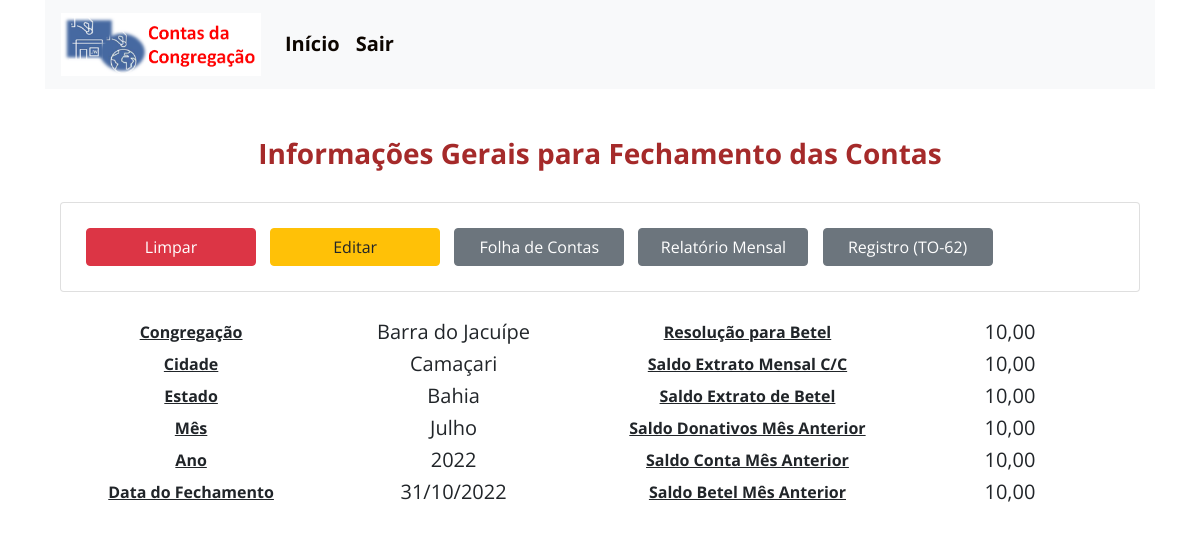
/view_gerais_contas/ (signed in), run on the app's committed database.
### contas/models.py (models this page shows)
class Gerais(models.Model):
    congregação = models.CharField(max_length=60, blank=True, null=True)
    cidade = models.CharField(max_length=60, blank=True, null=True)
    estado = models.CharField(max_length=60, blank=True, null=True)
    mês = models.CharField(max_length=60, blank=True, null=True)
    ano = models.CharField(max_length=60, blank=True, null=True)
    data_do_Fechamento = models.DateField(blank=True, null=True,)
    saldo_Final_do_Extrato_Mensal = models.DecimalField(blank=True, null=True, max_digits = 10, decimal_places = 2)
    remessa_Enviada_para_Betel_Resolução = models.DecimalField(blank=True, null=True, max_digits = 10, decimal_places = 2)
    saldo_Final_do_Extrato_de_Betel = models.DecimalField(blank=True, null=True, max_digits = 10, decimal_places = 2)
    saldo_Final_dos_Donativos_Mês_Anterior = models.DecimalField(blank=True, null=True, max_digits = 10, decimal_places = 2)
    saldo_Final_da_Conta_Bancária_Mês_Anterior = models.DecimalField(blank=True, null=True, max_digits = 10, decimal_places = 2)
    saldo_Final_da_Conta_em_Betel_Mês_Anterior = models.DecimalField(blank=True, null=True, max_digits = 10, decimal_places = 2)

### contas/views.py (the view)
# urls.py: path('view_gerais_contas/', views.view_gerais_contas),
@login_required
def view_gerais_contas(request):
    gerais = Gerais.objects.all()
    return render(request, 'cp/view_gerais_contas.html', {'gerais': gerais})

### templates/cp/view_gerais_contas.html (shortened to what this page needs)
{% extends 'base.html' %}
{% block content %}
{% load static %}
<br>
<div class="container">
<h3 style="text-align:center;">Informações Gerais para Fechamento das Contas</h3>
<br>
<div class="row">
<div class="col-sm-12">
  <div class="card">
         <div class="card-body">
            {% if gerais %}
                <a id="registro_b" href="/deletar_gerais_contas" class="btn btn-danger">Limpar</a>
             {% else %}
               <a id="registro_b" href="/add_gerais_contas" class="btn btn-success">Inserir</a>
              {% endif %}
              {% for a in gerais %}
             <a id="registro_b"href="/editar_gerais_contas/{{a.id}}" class="btn btn-warning">Editar</a>
              {% endfor %}
                <a id="registro_b"href="/contas"  class="btn btn-secondary">Folha de Contas</a></span>
                <a id="registro_b"href="/relatório_mensal"  class="btn btn-secondary">Relatório Mensal</a>
                <a id="registro_b"href="/registro" class="btn btn-secondary">Registro (TO-62)</a>
               </div>
      </div>
      </div>
 </div>
  <br>
  <div class="row">
 <div class="col-md-6">
    <table id="tabela_view_gerais">
      <tbody>
           <tr>
           <th>Congregação</th>
           {% for a in gerais %}
           <td>{{ a.congregação|default_if_none:"&nbsp;" }}</td>
           {% endfor %}
        </tr>
           <th>Cidade</th>
           {% for a in gerais %}
           <td>{{ a.cidade|default_if_none:"&nbsp;" }}</td>
           {% endfor %}
           <tr>
           <th>Estado</th>
           {% for a in gerais %}
           <td>{{ a.estado|default_if_none:"&nbsp;" }}</td>
           {% endfor %}
        </tr>
           <tr>
           <th>Mês</th>
           {% for a in gerais %}
           <td>{{ a.mês|default_if_none:"&nbsp;" }}</td>
           {% endfor %}
        </tr>
           <tr>
           <th>Ano</th>
           {% for a in gerais %}
           <td>{{ a.ano|default_if_none:"&nbsp;" }}</td>
           {% endfor %}
        </tr>
           <tr>
           <th>Data do Fechamento</th>
           {% for a in gerais %}
           <td>{{ a.data_do_Fechamento|date:'d/m/Y' }}</td>
           {% endfor %}
        </tr>
    </tbody>
   </table>
</div>
<div class="col-md-6">
   <table id="tabela_view_gerais">
      <tbody>
        <tr>
         <th>Resolução para Betel</th>
         {% for a in gerais %}
         <td>{{ a.remessa_Enviada_para_Betel_Resolução|default_if_none:"&nbsp;" }}</td>
         {% endfor %}
      </tr>
           <tr>
            <th>Saldo Extrato Mensal C/C</th>
           {% for a in gerais %}
           <td>{{ a.saldo_Final_do_Extrato_Mensal|default_if_none:"&nbsp;" }}</td>
           {% endfor %}
        </tr>
           <tr>
           <th>Saldo Extrato de Betel</th>
           {% for a in gerais %}
           <td>{{ a.saldo_Final_do_Extrato_de_Betel|default_if_none:"&nbsp;" }}</td>
           {% endfor %}
        </tr>
           <tr>
           <th>Saldo Donativos Mês Anterior</th>
           {% for a in gerais %}
           <td>{{ a.saldo_Final_dos_Donativos_Mês_Anterior|default_if_none:"&nbsp;" }}</td>
           {% endfor %}
        </tr>
           <tr>
           <th>Saldo Conta Mês Anterior</th>
           {% for a in gerais %}
           <td>{{ a.saldo_Final_da_Conta_Bancária_Mês_Anterior|default_if_none:"&nbsp;" }}</td>
           {% endfor %}
            </tr>
           <tr>
           <th>Saldo Betel Mês Anterior</th>
           {% for a in gerais %}
           <td>{{ a.saldo_Final_da_Conta_em_Betel_Mês_Anterior|default_if_none:"&nbsp;" }}</td>
           {% endfor %}
          </tr>
         </tbody>
      </table>
 </div>
</div>
</div>
</div>
{% endblock %}

### templates/base.html (shortened to what this page needs)
{% load static %}
<!DOCTYPE html>
<html lang="pt-br">
  <head>
    <link rel="stylesheet" href="https://stackpath.bootstrapcdn.com/bootstrap/4.1.3/css/bootstrap.min.css">
    <link rel="stylesheet" href="https://fonts.sandbox.google.com/css2?family=Material+Symbols+Outlined:opsz,wght,FILL,GRAD@48,400,0,0" />
    <link rel="stylesheet" type="text/css" href="{% static 'css/style.css' %}">
    <link rel="stylesheet" type="text/js" href="{% static 'js/scripts.js' %}">
  </head>
  <div class="container">
    <nav class="navbar navbar-expand-lg navbar-light bg-light">
      <a class="navbar-brand" href="/"
      ><img
        id="MDB-logo"
        src="{% static 'img/logo.png' %}" width="200"
        draggable="false"
     /></a>
      <div class="collapse navbar-collapse" id="textoNavbar">
        <ul id="textoNavbar1" class="navbar-nav mr-auto">
          {% if user.is_authenticated %}
          <li class="nav-item">
           <a class="nav-link" href="/view_gerais_contas">Início</a>
          </li>
         <li class="nav-item">
           <a class="nav-link" href="/autenticacao/logout">Sair</a>
         </li>
         {% endif %}
        </ul>
      </div>
    </nav>
  </div>
  <br>
    <body>
    <div class="container">
        {% block content %} {% endblock %}
  </body>
</html>

### static/css/style.css (style rules this page uses)
body { margin: 0; position: relative; height: 100vh; width: 100vw; font-family: 'Open Sans', sans-serif; background-size: cover; }
h3 { font-weight:bolder; text-align: center; color: brown; }
#tabela3_FC th, td { font-size: 20px; width: 200px; }
#tabela_view_gerais th { text-align: center; width: 300px; text-decoration: underline; }
#tabela_view_gerais td { text-align: center; width: 300px; }
#registro_b { margin:5px; width: 170px; }
.navbar .navbar-nav .nav-link { color:hwb(30 0% 95%); font-size:20px; font-weight: bold; text-align: center; font-family: 'Open Sans', sans-serif; }

### data on the page
Gerais: congregação "Barra do Jacuípe", cidade "Camaçari", estado "Bahia", mês "Julho", ano "2022", data_do_Fechamento "31/10/2022", remessa_Enviada_para_Betel_Resolução "10,00", saldo_Final_do_Extrato_Mensal "10,00", saldo_Final_do_Extrato_de_Betel "10,00", saldo_Final_dos_Donativos_Mês_Anterior "10,00", saldo_Final_da_Conta_Bancária_Mês_Anterior "10,00", saldo_Final_da_Conta_em_Betel_Mês_Anterior "10,00"
